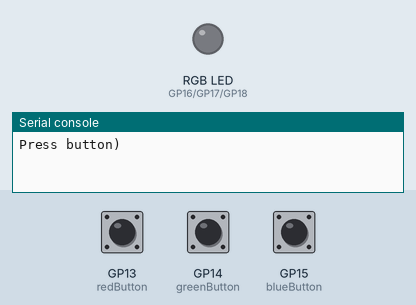
Bench run of a program on a simulated Raspberry Pi Pico running MicroPython. Parts: an RGB LED mixed from three pins (HIGH = lit), the last lines printed to the serial console. The test bench sets the inputs (shaded band); at power-on: GP13 (redButton) HIGH, GP14 (greenButton) HIGH, GP15 (blueButton) HIGH.

Above: at 1.2 s.
1.3 s: GP13 (redButton) pulled LOW for 0.15 s
At 1.8 s:
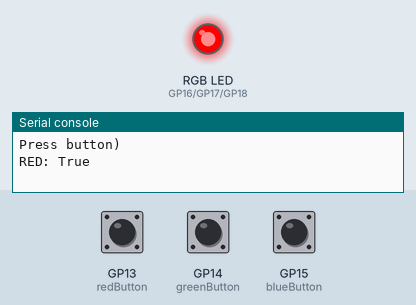
2.9 s: GP14 (greenButton) pulled LOW for 0.15 s
At 3.9 s:
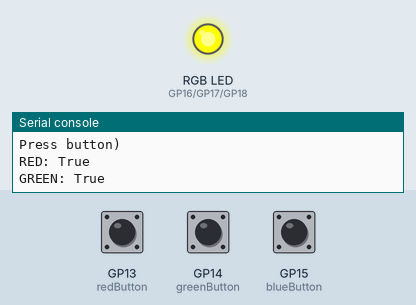
4.5 s: GP15 (blueButton) pulled LOW for 0.15 s
At 5.6 s:
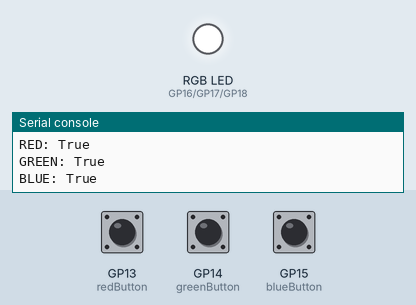
6.1 s: GP13 (redButton) pulled LOW for 1 s
At 6.4 s:
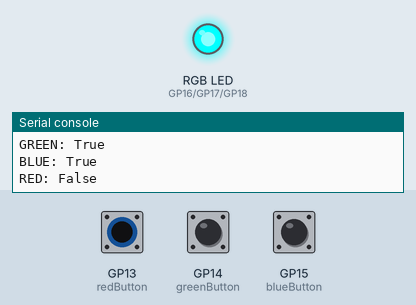
8.6 s: GP14 (greenButton) pulled LOW for 1 s
At 9.5 s:
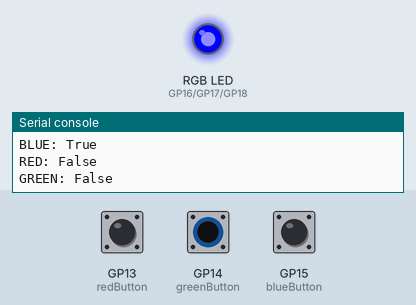
11.1 s: GP13 (redButton) pulled LOW for 0.15 s
At 12.5 s:
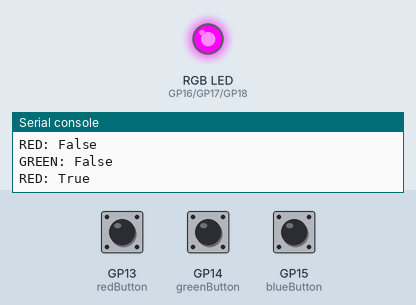
Timing chart, 0 to 13.7 s (numbered marks = the images above; inputs shaded):
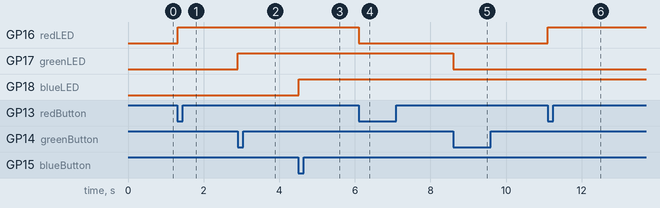

The program:

RGB3ButtonOnOff.py
```python
from machine import Pin
from time import sleep

redButton = Pin(13, Pin.IN, Pin.PULL_UP)
greenButton = Pin(14, Pin.IN, Pin.PULL_UP)
blueButton = Pin(15, Pin.IN, Pin.PULL_UP)

redLED = Pin(16, Pin.OUT)
greenLED = Pin(17, Pin.OUT)
blueLED = Pin(18, Pin.OUT)

redButtonStateOld = 1
greenButtonStateOld = 1
blueButtonStateOld = 1

redLEDstate = False
greenLEDstate = False
blueLEDstate = False

print("Press button)")

while True:
    redButtonStateNow = redButton.value()
    greenButtonStateNow = greenButton.value()
    blueButtonStateNow = blueButton.value()

    if redButtonStateOld == 1 and redButtonStateNow == 0:
        redLEDstate = not redLEDstate
        redLED.value(redLEDstate)
        print("RED:", redLEDstate)
    redButtonStateOld = redButtonStateNow

    if greenButtonStateOld == 1 and greenButtonStateNow == 0:
        greenLEDstate = not greenLEDstate
        greenLED.value(greenLEDstate)
        print("GREEN:", greenLEDstate)
    greenButtonStateOld = greenButtonStateNow

    if blueButtonStateOld == 1 and blueButtonStateNow == 0:
        blueLEDstate = not blueLEDstate
        blueLED.value(blueLEDstate)
        print("BLUE:", blueLEDstate)
    blueButtonStateOld = blueButtonStateNow

    sleep(0.02)
```

Measured:
- after the input at 1.3 s, GP16 (redLED): LOW → HIGH at once
- after the input at 2.9 s, GP17 (greenLED): LOW → HIGH at once
- after the input at 4.5 s, GP18 (blueLED): LOW → HIGH at once
- after the input at 6.1 s, GP16 (redLED): HIGH → LOW at once
- after the input at 8.6 s, GP17 (greenLED): HIGH → LOW at once
- after the input at 11.1 s, GP16 (redLED): LOW → HIGH at once
